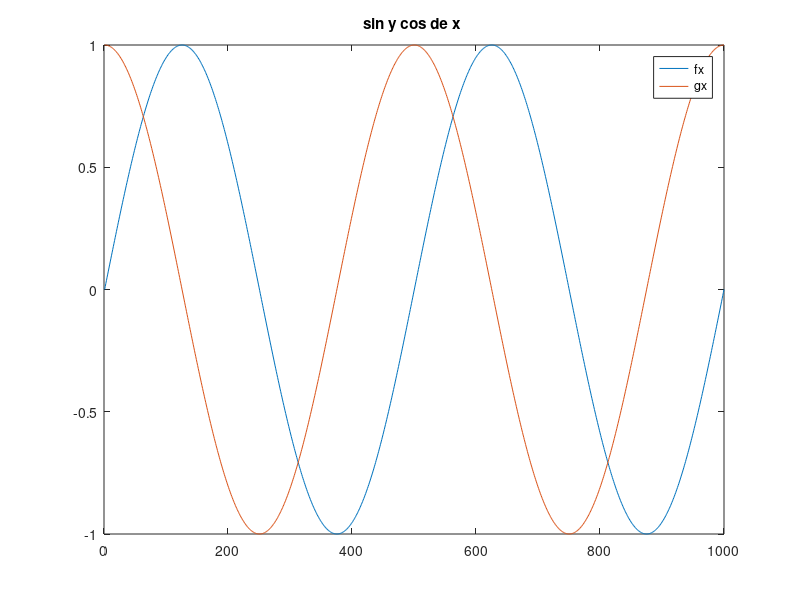
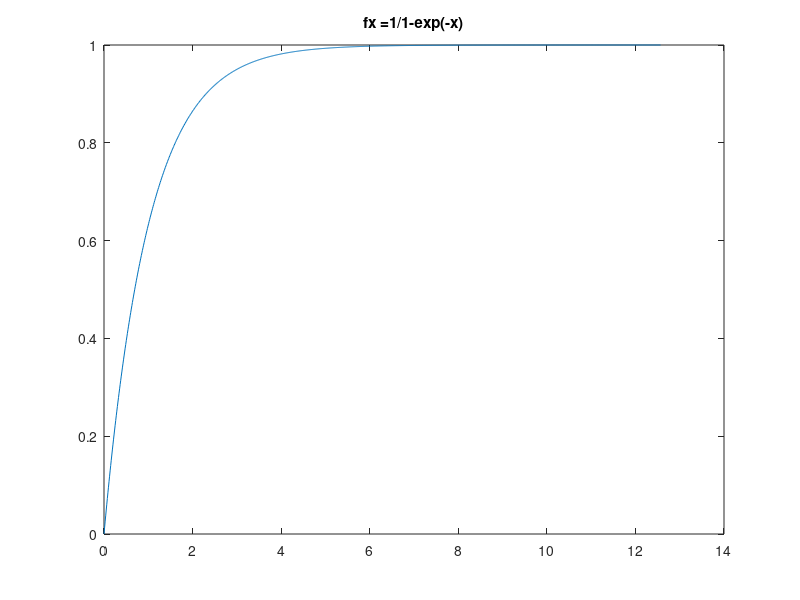
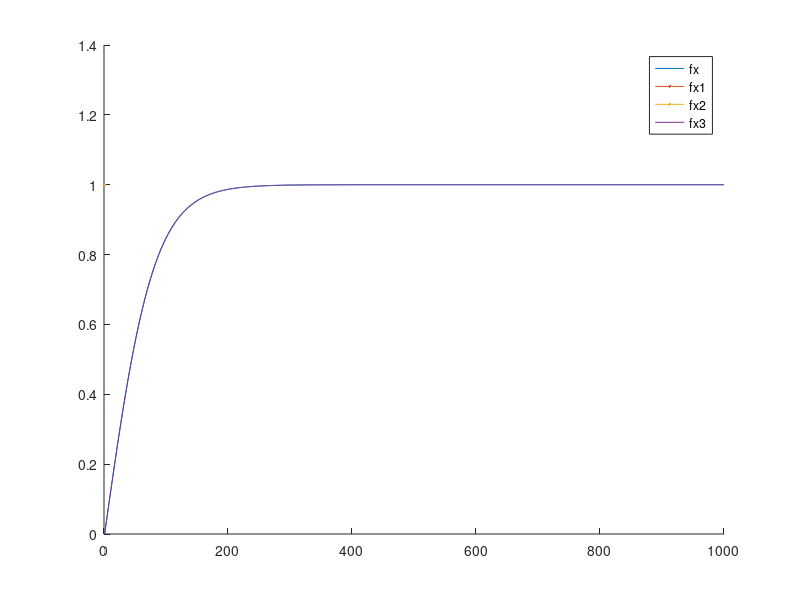

These charts were generated, in order, by the following MATLAB code:
clc % clear command window
% % para poner coemnatrios 
clear %limpia espacio de trabajo 
close % cierra todas las figuras
close all %cierra todas las figuras 


% graficar en fig 1 f(x) = sin(x) y g(x)=cos(x) 
% fig 2  f(x) = 1/1-exp(-x)
%figura 3 f(x)=tanh (x) 

x = linspace(0, 4*pi, 1000);
fx = sin(x);
gx = cos(x);


figure(1)
plot(fx)
hold on %mantiene el grafico y para poner el otro ensima 
plot(gx)
legend('fx' , 'gx') %poner leyendas a las figuras las nombramos en el orden que graficamos 
title('sin y cos de x ') %ponerle titulo a la grafica 

fx =1/1-exp(-x);
figure(2)
plot(x,fx)
title('fx =1/1-exp(-x)') %ponerle titulo a la grafica 

fx = tanh(x);
fx1 = ((exp(x) - exp(-x))/ (exp(x) + exp(-x)));
fx2 = ((exp(2*x)+1)/(exp(2*x)-1));
fx3 = -1i * tan(1i*x); 
figure(3)
hold on
plot(fx)
plot(fx1)
plot(fx2)
plot(fx3)
legend('fx', 'fx1','fx2', 'fx3')
